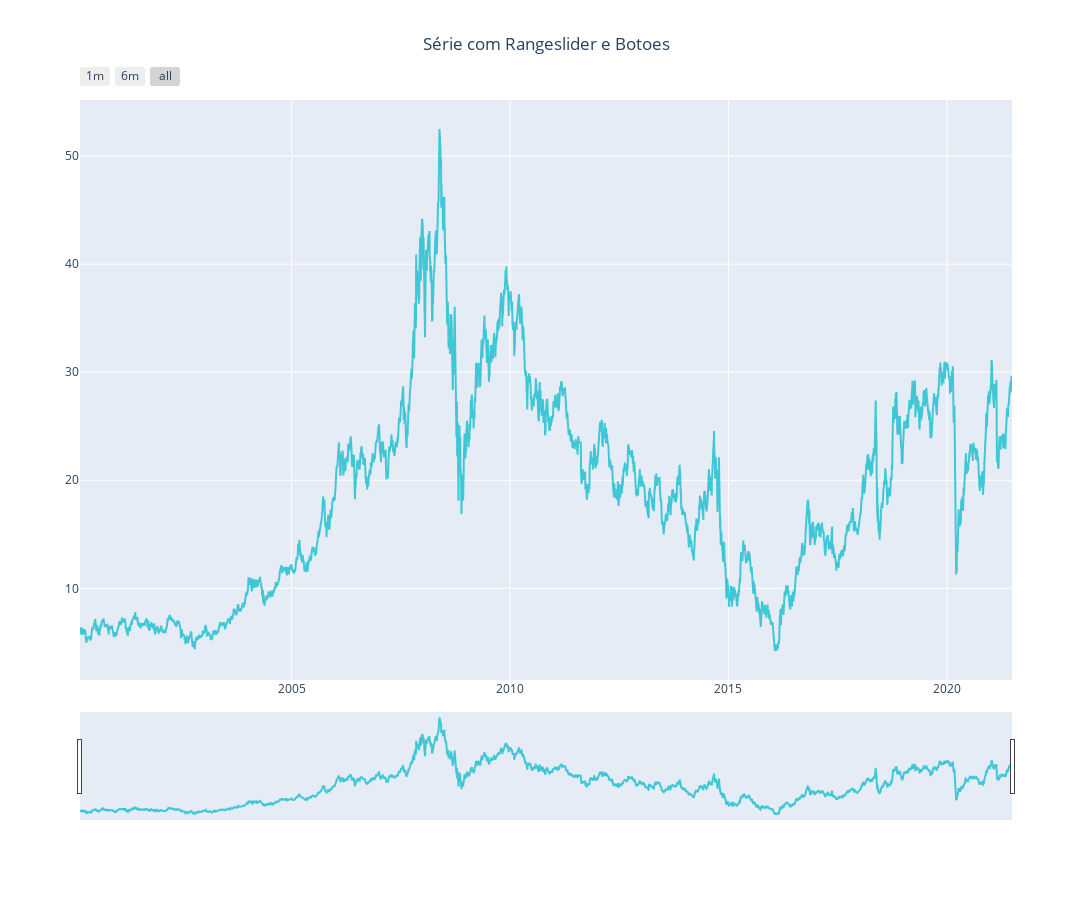

Notebook code for this chart:
### Code cell
Close = go.Scatter(
x=df.index,
y=df.Close,
name = "PETR4 High",
line = dict(color = '#17BECF'),
opacity = 0.8)

data = [Close]

layout = dict(
    autosize=False,
    width=1500,
    height=900,
    title="Série com Rangeslider e Botoes",
    title_x=0.5,
    xaxis=dict(
        rangeselector=dict(
        buttons=list([
                dict(count=1,
                    label='1m',
                    step='month',
                    stepmode='backward'),
                dict(count=6,
                    label='6m',
                    step='month',
                    stepmode='backward'),
                dict(step='all')
                ])
    ),
    rangeslider=dict(
        visible = True
    ),
    type='date'
    )
)

fig = dict(data=data, layout=layout)
py.iplot(fig)

### Figure 1 — Plotly figure (JSON) as saved in the notebook; plotly's stock layout.template omitted (floating-point values rounded to 4 significant figures; data arrays with more than 128 entries replaced by an {"elided": "..."} marker saying what was removed)
{"data": [{"line": {"color": "#17BECF"}, "name": "PETR4 High", "opacity": 0.8, "type": "scatter", "x": {"elided": "5357 str values"}, "y": {"elided": "5357 float values"}}], "layout": {"autosize": false, "height": 900, "title": {"text": "Série com Rangeslider e Botoes", "x": 0.5}, "width": 1500, "xaxis": {"rangeselector": {"buttons": [{"count": 1, "label": "1m", "step": "month", "stepmode": "backward"}, {"count": 6, "label": "6m", "step": "month", "stepmode": "backward"}, {"step": "all"}]}, "rangeslider": {"visible": true}, "type": "date"}}}
